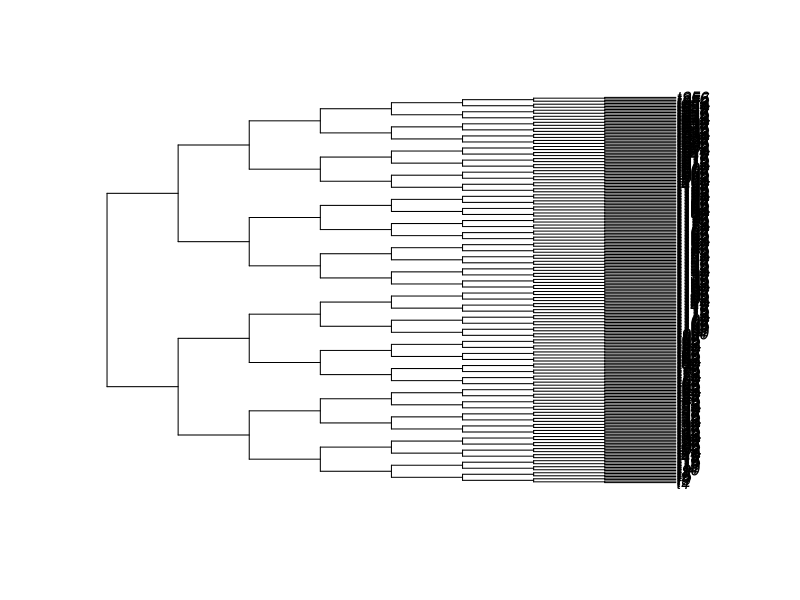

Here is the R script that generated this plot: (Note: this script raises an error after producing the figure.)
library(phytools)
library(phangorn)
library(nlme)
library(ggplot2)
library(gridExtra)

# explores the power of PGLS+PGLM to find correlations under some awkward conditions
# (i) the variables x and y are not well-behaved: x is binary and y discrete, and the rate of decrease of y depends on x
# (ii) x is not observed perfectly: p01 is the probability of seeing a 1 when x=0 and p10 the probability of seeing a 0 when x=1
#      [note for things like parasitism I think p01=0]
# x starts at 0 and has some probability of irreversibly changing to 1 at each step on the tree
# model.correlated determines whether y does depend on x or not; 10 samples are run for each case
# other variables are tree size and average number of x transitions

# this code focuses on PGLS+PGLM and looks at more extreme data occlusion: up to 95% of positive predictor values are now observed as negatives

# initialise results frame and experiment counter
pvals = obs.stats = data.frame()
expt = 0

# we'll only look at one tree size here -- this structure is from other versions of the code
for(tree.size in 2**c(8)) {
  # create balanced tree with 2^n nodes
  my.tree = stree(tree.size, "balanced")
  my.tree$node.label = as.character(1:my.tree$Nnode)
  tree.labels = c(my.tree$tip.label, my.tree$node.label)
  my.tree$edge.length = rep(1, nrow(my.tree$edge))
  plot(my.tree)

  # loop through our model parameters
  for(mean.events in c(2, 4, 8)) {              # average number of predictor 0->1 transitions
    for(model.correlated in c(0,5,10,20)) {     # strength of predictor-response effect
      for(p01 in c(0)) {                        # false positive observation rate (0 for us)
        for(p10 in c(0,0.5,0.9,0.95)) {         # false negative observation rate
          cat(paste(c(tree.size, mean.events, model.correlated, p01, p10, "\n"), collapse=" "))
          for(this.expt in 1:80) {
            expt = expt+1
            # get root reference, and add it to a "to-do" list for simulating traits
            my.root = getRoot(my.tree)
            to.do = c(my.root)
            # initialise state list
            df = data.frame(ref=my.root, label=tree.labels[my.root], x=0, y=100)
            # while we still have vertices to simulate
            while(length(to.do) > 0) {
              # initialise a new to-do list for next iteration
              new.to.do = c()
              # loop through current to-do list
              for(i in to.do) {
                # get state of this vertex
                x = df$x[df$ref == i]
                y = df$y[df$ref == i]
                # loop over its children
                for(j in Children(my.tree, i)) {
                  # switch x state with some probability
                  if(runif(1) < mean.events/tree.size | x == 1) { new.x = 1 } else { new.x = 0 }
                  # reduce y state by an x-dependent amount
                  if(new.x == 1) { dy = round(runif(1, min=-5-model.correlated, max=-model.correlated)) } 
                  else { dy = round(runif(1, min=-5, max=0)) } 
                  new.y = y + dy
                  
                  # add this child to to state list, and to next iteration's to-do
                  df = rbind(df, data.frame(ref=j, label=tree.labels[j], x=new.x, y=new.y))
                  new.to.do = c(new.to.do, j)
                }
              }
              # update to-do list
              to.do = new.to.do
            }
            
            
            # let's use obs.x to model our understanding of the predictor variable
            # this imposes false-positive and false-negative observation probabilities
            df$obs.x = df$x
            obs.0 = which(df$obs.x == 0)
            obs.1 = which(df$obs.x == 1)
            obs.01 = sample(obs.0, p01*length(obs.0))
            obs.10 = sample(obs.1, p10*length(obs.1))
            df$obs.x[obs.01] = 1
            df$obs.x[obs.10] = 0

            # pull just the tip observations from the tree
            tip.df = df[df$ref <= length(my.tree$tip.label),]
            tip.df$y[tip.df$y < 0] = 0
            
            # record observation stats (how many real/observed positives/negatives)
            obs.stats = rbind(obs.stats, data.frame(expt=expt, true0=length(which(tip.df$x == 0)),
                                                    true1=length(which(tip.df$x == 1)),
                                                    obs0=length(which(tip.df$obs.x == 0)),
                                                    obs1=length(which(tip.df$obs.x == 1))))
            
            # plot if we want
            #g.1 = ggplot(df, aes(x=factor(obs.x), y=y)) + geom_jitter(width=0.25) + geom_boxplot(alpha = 0.2)
            #g.2 = ggplot(tip.df, aes(x=factor(obs.x), y=y)) + geom_jitter(width=0.25) + geom_boxplot(alpha = 0.2)
            #grid.arrange(g.1, g.2, nrow=1)

            ####### basic, naive correlation
            basic.test = cor.test(tip.df$obs.x, tip.df$y)
            basic.pval = basic.test$p.value

            
            if(all(tip.df$obs.x == 0) | all(tip.df$obs.x == 1) | all(tip.df$y == 0) |
               (length(which(tip.df$y[tip.df$obs.x==1] > 0)) < 2) |
               (length(which(tip.df$y[tip.df$obs.x==0] > 0)) < 2)) { 
              pgls.pval = pglm.pval = NA 
            } else {
              my.correlation = corBrownian(phy=my.tree, form=~label)
             
              ####### PGLS under a Brownian model for correlations
                pgls.mod = gls(y~obs.x, correlation=my.correlation, data=tip.df, method="ML", na.action=na.omit)
                gls.mod = gls(y~obs.x, data=tip.df, method="ML", na.action=na.omit)
                pgls.coef = coef(pgls.mod)[2]
                pgls.pval = anova(pgls.mod)$'p-value'[2]
                
                ####### PGLM
                rownames(tip.df) = tip.df$label
                pglm = phyloglm(y~obs.x, tip.df, my.tree, method="poisson_GEE")
                pglm.coef = summary(pglm)$coefficients[2,1]
                pglm.pval = summary(pglm)$coefficients[2,4]
                
                plm = phylolm(y~obs.x, tip.df, my.tree, model="BM")
                plm.coef = summary(plm)$coefficients[2,1]
                plm.pval = summary(plm)$coefficients[2,4]
          
            }

            # store p-values in a data frame
            pvals = rbind(pvals, data.frame(tree.size=tree.size, model.correlated=model.correlated, mean.events=mean.events, 
                                p01=p01, p10=p10, expt=expt, basic.pval=basic.pval, pgls.pval=pgls.pval, pglm.pval=pglm.pval,
                                plm.pval=plm.pval))
          }
        }
      }
    }
  }
}

# for plotting, produce a label describing the observation noise for each reading
pvals$noise.label = ""
for(i in 1:nrow(pvals)) {
  #pvals$noise.label[i] = paste(c(pvals$p01[i], pvals$p10[i]), collapse=" ")
  pvals$noise.label[i] = paste(c(pvals$p10[i]), collapse=" ")
}

# plot annotation dataframe
label.text = data.frame(label=c("FP","TN","TP","FN"), x=c(1,1, 2.1,2.1)-0.3, y=c(5,-5,5,-5))

# PGLS performance
g.1 = ggplot(pvals[pvals$p01==0,], aes(x=factor(model.correlated), y=log10(-log10(pgls.pval)), color=noise.label)) + 
  geom_boxplot()+ geom_hline(yintercept=log10(-log10(0.05)), color="#888888")+ 
  geom_vline(xintercept=1.5, color="#888888")+
  geom_text(data=label.text,aes(x=x,y=y,label=label),color="#888888",size=3) +
  facet_grid(mean.events~tree.size) +
  theme_light() + xlab("True effect") + ylab("log(-log(p)) PGLS") + labs(color="Obs error")

# PGLM performance
g.2 = ggplot(pvals[pvals$p01==0,], aes(x=factor(model.correlated), y=log10(-log10(pglm.pval)), color=noise.label)) + 
  geom_boxplot()+ geom_hline(yintercept=log10(-log10(0.05)), color="#888888")+ 
  geom_vline(xintercept=1.5, color="#888888")+
  geom_text(data=label.text,aes(x=x,y=y,label=label),color="#888888",size=3) +
  facet_grid(mean.events~tree.size) +
  theme_light() + xlab("True effect") + ylab("log(-log(p)) PGLM") + labs(color="Obs error")

# PLM performance
g.3 = ggplot(pvals[pvals$p01==0,], aes(x=factor(model.correlated), y=log10(-log10(plm.pval)), color=noise.label)) + 
  geom_boxplot()+ geom_hline(yintercept=log10(-log10(0.05)), color="#888888")+ 
  geom_vline(xintercept=1.5, color="#888888")+
  geom_text(data=label.text,aes(x=x,y=y,label=label),color="#888888",size=3) +
  facet_grid(mean.events~tree.size) +
  theme_light() + xlab("True effect") + ylab("log(-log(p)) PLM") + labs(color="Obs error")

# naive correlation performance
g.4 = ggplot(pvals[pvals$p01==0,], aes(x=factor(model.correlated), y=log10(-log10(basic.pval)), color=noise.label)) + 
  geom_boxplot()+ geom_hline(yintercept=log10(-log10(0.05)), color="#888888")+ 
  geom_vline(xintercept=1.5, color="#888888")+
  geom_text(data=label.text,aes(x=x,y=y,label=label),color="#888888",size=3) +
  facet_grid(mean.events~tree.size) + 
  theme_light() + xlab("True effect") + ylab("log(-log(p)) naive") + labs(color="Obs error")

# plot both
grid.arrange(g.1, g.2, g.3, g.4, nrow=2)

sf=2
png("pgls-high-obs-noise.png", width=800*sf, height=600*sf, res=72*sf)
grid.arrange(g.1, g.2, g.3, g.4, nrow=2)
dev.off()

# plot a single subplot for the main text
label.text = data.frame(label=c("FP","TN","TP","FN"), x=c(1,1, 2.1,2.1)-0.3, y=c(2.5,-2,2.5,-2))
g1.sub = ggplot(pvals[pvals$p01==0 & pvals$mean.events==8,], aes(x=factor(model.correlated), y=log10(-log10(pgls.pval)), color=noise.label)) + 
  geom_boxplot()+ geom_hline(yintercept=log10(-log10(0.05)), color="#888888")+ 
  geom_vline(xintercept=1.5, color="#888888")+
  geom_text(data=label.text,aes(x=x,y=y,label=label),color="#888888",size=3) + 
  theme_light() + xlab("True effect") + ylab("log(-log(p)) PGLS") + labs(color="Obs error")

g2.sub = ggplot(pvals[pvals$p01==0 & pvals$mean.events==8,], aes(x=factor(model.correlated), y=log10(-log10(pglm.pval)), color=noise.label)) + 
  geom_boxplot()+ geom_hline(yintercept=log10(-log10(0.05)), color="#888888")+ 
  geom_vline(xintercept=1.5, color="#888888")+
  geom_text(data=label.text,aes(x=x,y=y,label=label),color="#888888",size=3) + 
  theme_light() + xlab("True effect") + ylab("log(-log(p)) PGLM") + labs(color="Obs error")

g3.sub = ggplot(pvals[pvals$p01==0 & pvals$mean.events==8,], aes(x=factor(model.correlated), y=log10(-log10(plm.pval)), color=noise.label)) + 
  geom_boxplot()+ geom_hline(yintercept=log10(-log10(0.05)), color="#888888")+ 
  geom_vline(xintercept=1.5, color="#888888")+
  geom_text(data=label.text,aes(x=x,y=y,label=label),color="#888888",size=3) + 
  theme_light() + xlab("True effect") + ylab("log(-log(p)) PLM") + labs(color="Obs error")

sf=2
png("pgls-high-obs-noise-subpanel.png", width=500*sf, height=300*sf, res=72*sf)
grid.arrange(g1.sub, g2.sub, nrow=2)
dev.off()

sf=2
png("pgls-high-obs-noise-zoom.png", width=500*sf, height=700*sf, res=72*sf)
grid.arrange(g1.sub, g2.sub, g3.sub, nrow=3)
dev.off()

# summarise info on observation statistics
obs.stats$mean.events = pvals$mean.events
obs.stats$tree.size = pvals$tree.size

ggplot(obs.stats, aes(x = mean.events, y=obs1/(obs0+obs1))) + geom_violin() + facet_grid(mean.events ~ tree.size)

png("pgls-high-obs-noise-stats.png", width=600, height=600)
ggplot(obs.stats, aes(x = mean.events, y=obs1/(obs0+obs1))) + geom_violin() + facet_grid(mean.events ~ tree.size)
dev.off()
